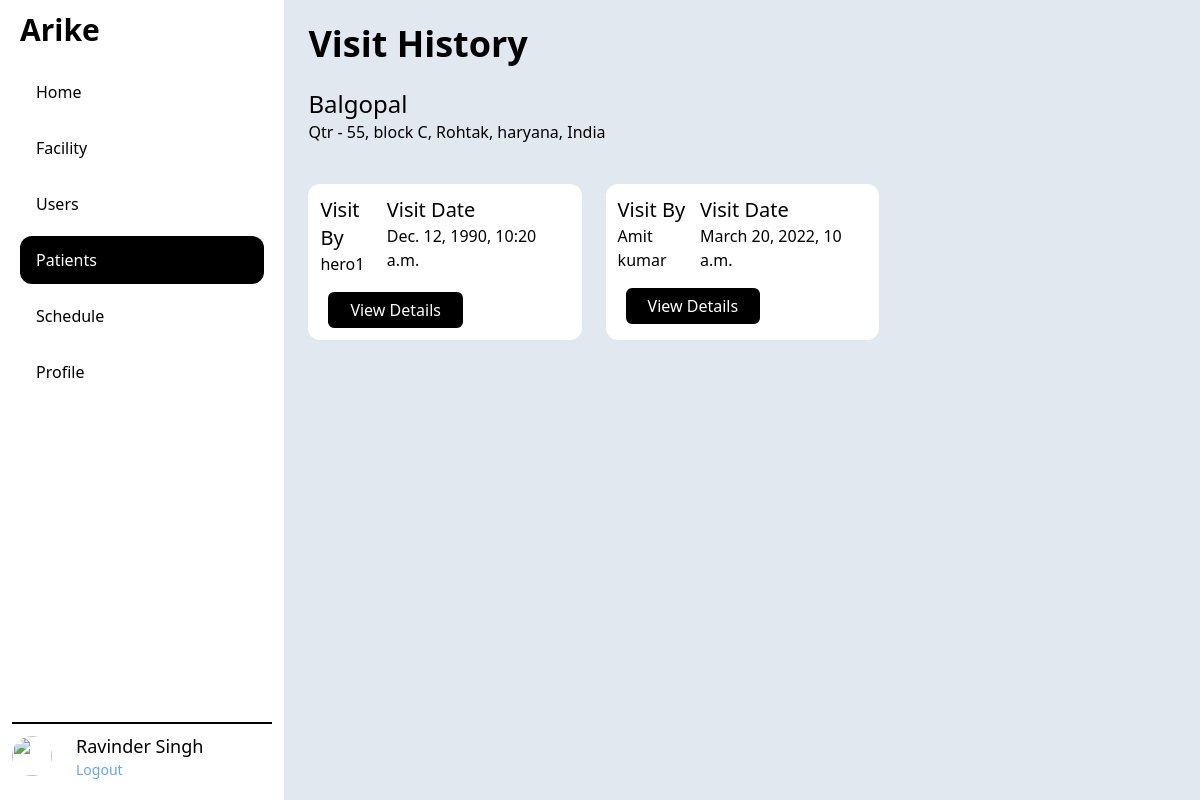
Page /patient/2/visit/ (signed in) on the committed database.
### app_admin/models.py (models this page shows)
class AppUser(AbstractBaseUser, PermissionsMixin):
    fullname = models.CharField(max_length=TEXT_LENGTH, blank=True)
    role = models.CharField(choices=ROLE_CHOICES,
                            max_length=TEXT_LENGTH, default=ROLE_CHOICES[0][0])
    email = models.EmailField(unique=True)
    phone = models.IntegerField(blank=True, null=True)
    is_verified = models.BooleanField(default=False)
    district = models.ForeignKey(
        District, on_delete=models.CASCADE, blank=True, null=True)
    facility = models.ForeignKey(
        Facility, on_delete=models.CASCADE, blank=True, null=True)
    is_staff = models.BooleanField(default=False)
    is_active = models.BooleanField(default=True)
    is_superuser = models.BooleanField(default=False)
    USERNAME_FIELD = "email"
    REQUIRED_FIELDS = []
    objects = AppUserManager()

### patient/models.py (models this page shows, shortened)
class Patient(models.Model):
    full_name = models.CharField(max_length=TEXT_LENGTH)
    date_of_birth = models.DateField()
    address = models.TextField()
    landmark = models.CharField(max_length=TEXT_LENGTH, blank=True)
    phone = models.IntegerField()
    gender = models.CharField(choices=GENDER_CHOICES, max_length=TEXT_LENGTH)
    emergency_phone_number = models.IntegerField()
    expired_time = models.DateTimeField(null=True, blank=True)
    ward = models.CharField(max_length=TEXT_LENGTH)
    facility = models.ForeignKey(Facility, on_delete=models.CASCADE)

class VisitSchedule(models.Model):
    visit_time = models.DateTimeField()
    duration = models.IntegerField()
    visit_completed = models.BooleanField(default=False)
    patient = models.ForeignKey(Patient, on_delete=models.CASCADE)
    nurse = models.ForeignKey(AppUser, on_delete=models.CASCADE)

### patient/views.py (the view)
# urls.py: path('<int:patient_id>/visit/',views.PatientVisitListView.as_view(), name="patientvisit_list"),
class PatientVisitListView(generic.ListView):
    model = VisitSchedule
    context_object_name = "patientvisit_list"
    template_name = "patient/patientvisit_list.html"
    def get_context_data(self, **kwargs):
        context = super().get_context_data(**kwargs)
        patient_id = self.kwargs["patient_id"]
        context["patient"] = Patient.objects.get(pk=patient_id)
        return context
    def get_queryset(self):
        patient_id = self.kwargs["patient_id"]
        return VisitSchedule.objects.filter(patient__pk=patient_id)

### patient/templates/patient/patientvisit_list.html
{% extends "base.html" %}
{% block content %}
    <div class="flex justify-between items-center">
        <h1 class="text-4xl font-bold">Visit History</h1>
    </div>
    <section class="mt-6">
        <h2 class="text-2xl font-medium">{{patient.full_name}}</h2>
        <p>{{patient.address}}</p>
    </section>
    <section class="mt-10">
        <ul class="grid grid-cols-2 md:grid-cols-3 gap-6">
            {% for visit in patientvisit_list %}
                <li>
                    <div class="h-full p-3 bg-white rounded-xl">
                        <div class="flex justify-around">
                            <div>
                                <h3 class="text-xl font-medium">Visit By</h3>
                                <p>{{visit.nurse.fullname}}</p>
                            </div>
                            <div>
                                <h3 class="text-xl font-medium">Visit Date</h3>
                                <p>{{visit.visit_time}}</p>
                            </div>
                        </div>
                        <div class="mt-4 ml-2 flex gap-2">
                            <a href="{% url 'patient:patientvisit_detail' patient.id visit.id %}">
                                <span class="inline-block rounded-md border-2 border-black cursor-pointer px-5 py-1 bg-black text-white">View Details</span>
                            </a>
                        </div>
                    </div>
                </li>
            {% endfor %}
        </ul>
    </section>
{% endblock %}

### templates/base.html (shortened to what this page needs)
{% url 'patient:patient_list' as patient_url %}
{% url 'home_page' as home_url %}
{% url 'app_admin:facility_list' as facility_url %}
{% url 'app_admin:user_list' as user_url %}
{% url 'app_admin:profile_page' as profile_url %}
{% url 'patient:schedule_list' as schedule_url %}
<!DOCTYPE html>
<html lang="en">
<head>
    <script src="https://cdn.tailwindcss.com"></script>
</head>
<body>
    <div class="main_app h-screen flex flex-row">
        <div class="basis-1/4 flex flex-col p-3">
            <div>
                <h1 class="text-3xl font-bold ml-2">Arike</h1>
            </div>
            <nav class="grow flex flex-col p-2 py-4">
                <a class="hover:bg-black hover:text-white my-1 p-3 pl-4 rounded-xl {% if request.path == home_url %} text-white bg-black {% endif %}" href="{{home_url}}">Home</a>
                {% if user.is_authenticated and user.role == "district_admin" %}
                    <a class="hover:bg-black hover:text-white my-1 p-3 pl-4 rounded-xl {% if facility_url in request.path %} text-white bg-black {% endif %}" href="{{facility_url}}">Facility</a>
                    <a class="hover:bg-black hover:text-white my-1 p-3 pl-4 rounded-xl {% if user_url in request.path %} text-white bg-black {% endif %}" href="{{user_url}}">Users</a>
                {% endif %}
                <a class="hover:bg-black hover:text-white my-1 p-3 pl-4 rounded-xl {% if patient_url in request.path and schedule_url not in request.path %} text-white bg-black {% endif %}" href="{{patient_url}}">Patients</a>
                <a class="hover:bg-black hover:text-white my-1 p-3 pl-4 rounded-xl {% if schedule_url in request.path %} text-white bg-black {% endif %}" href="{{schedule_url}}">Schedule</a>
                <a class="hover:bg-black hover:text-white my-1 p-3 pl-4 rounded-xl {% if profile_url in request.path %} text-white bg-black {% endif %}" href="{{profile_url}}">Profile</a>
            </nav>
            <div class="border-t-2 border-black flex items-center py-2">
                {% if user.is_authenticated %}
                <img class="h-10 w-10 rounded-full"
                    src="https://img.freepik.com/free-vector/mysterious-mafia-man-smoking-cigarette_52683-34828.jpg?t=st=1646297009~exp=1646297609~hmac=c27dc13388a3c6e94f089242b641cd9315c087c7e410346b2e151a41e6f7775d&w=740" />
                <div class="ml-6">
                    <p class="text-lg font-medium">{{user.fullname}}</p>
                    <p class="text-sm">
                        <a href="{% url 'auth_logout' %}" class="text-blue-400">Logout</a>
                    </p>
                </div>
                {% else %}
                <div class="grow text-center">
                    <a href="{% url 'auth_login' %}" class="text-blue-400">Login</a>
                </div>
                {% endif %}
            </div>
        </div>
        <main class="grow bg-slate-200 p-6 overflow-y-auto">
            {% block content %} {% endblock %}
        </main>
    </div>
</body>
</html>

### rows in the picture
AppUser: fullname "Ravinder Singh"
Patient: full_name "Balgopal", address "Qtr - 55, block C, Rohtak, haryana, India"
VisitSchedule: nurse.fullname "hero1", visit_time "Dec. 12, 1990, 10:20 a.m."
VisitSchedule: nurse.fullname "Amit kumar", visit_time "March 20, 2022, 10 a.m."
